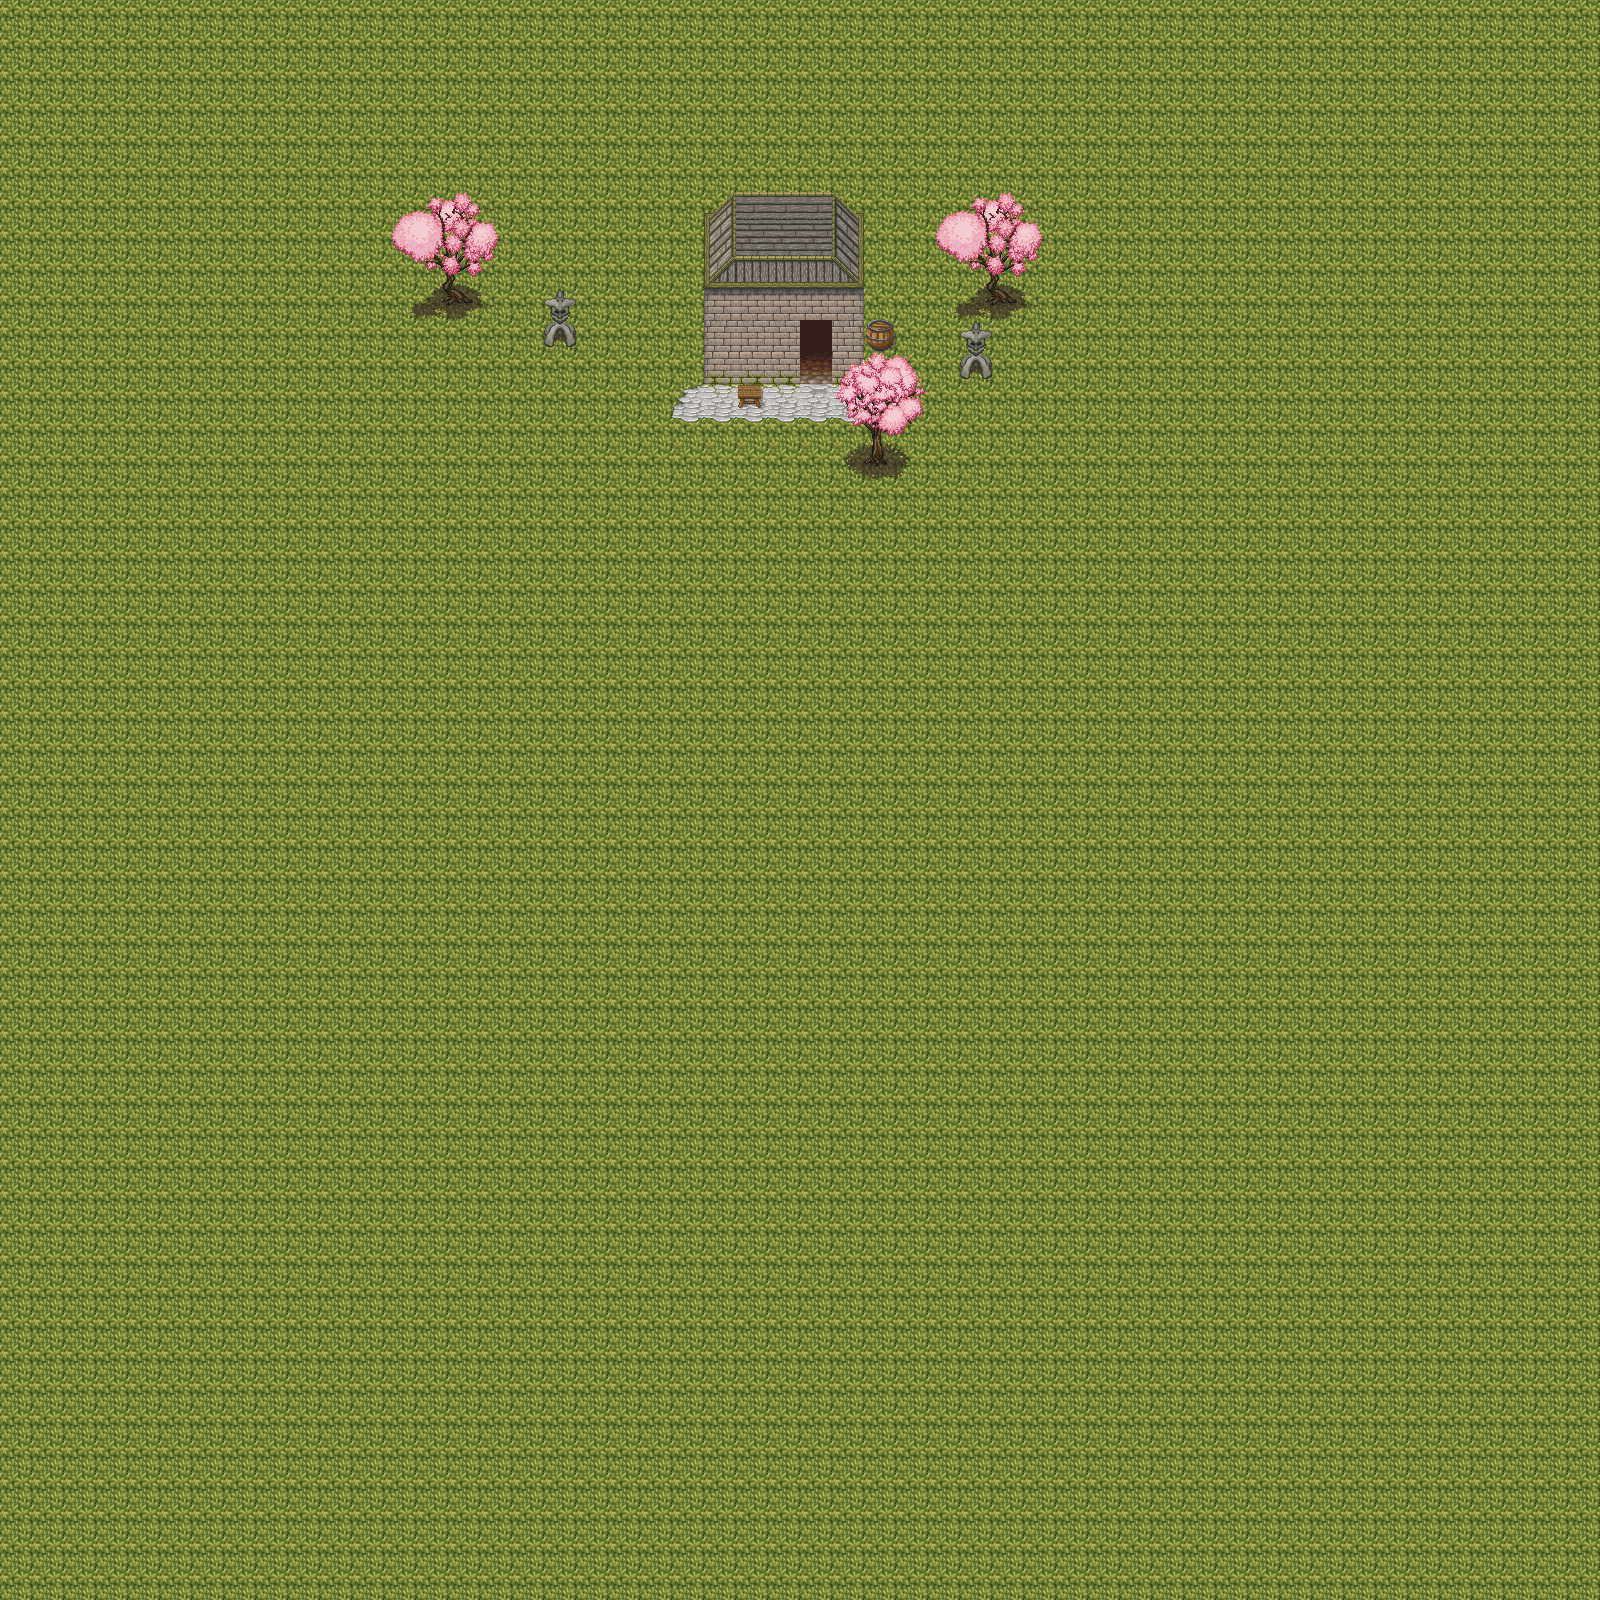

A 2D game scene composited from a Tiled map and its tileset images. What follows is a short description and the map's XML, with each tile layer's data collapsed to a summary:
An orthogonal 50x50 tile map with 32x32 px tiles, 7 tile layers (0, 1, 2, 3, ...), 2 tilesets and 12 objects (door).

<map version="1.0" orientation="orthogonal" width="50" height="50" tilewidth="32" tileheight="32">
 <properties>
  <property name="env" value="something" />
  <property name="name" value="The Mage City" />
 </properties>
 <tileset firstgid="1" name="asian" tilewidth="32" tileheight="32">
  <image source="../../images/tilesets/LPC/asian.png" width="288" height="768" />
 </tileset>
 <tileset firstgid="217" name="magecity" tilewidth="32" tileheight="32">
  <image source="../../images/tilesets/lorestrome/magecity.png" width="256" height="1450" />
 </tileset>
 <layer name="0" width="50" height="50">
  <properties>
   <property name="priority" value="0" />
   <property name="z" value="0" />
  </properties>
  <data>[2500 cells, 2500 non-empty, 8 distinct tile ids]</data>
 </layer>
 <layer name="1" width="50" height="50">
  <properties>
   <property name="z" value="1" />
  </properties>
  <data>[2500 cells, 19 non-empty, 13 distinct tile ids]</data>
 </layer>
 <layer name="2" width="50" height="50">
  <properties>
   <property name="z" value="2" />
  </properties>
  <data>[2500 cells, 17 non-empty, 11 distinct tile ids]</data>
 </layer>
 <layer name="3" width="50" height="50">
  <properties>
   <property name="z" value="3" />
  </properties>
  <data>[2500 cells, 16 non-empty, 10 distinct tile ids]</data>
 </layer>
 <layer name="4" width="50" height="50">
  <properties>
   <property name="z" value="4" />
  </properties>
  <data>[2500 cells, 26 non-empty, 16 distinct tile ids]</data>
 </layer>
 <layer name="5" width="50" height="50">
  <properties>
   <property name="z" value="5" />
  </properties>
  <data>[2500 cells, 0 non-empty, 0 distinct tile ids]</data>
 </layer>
 <layer name="6" width="50" height="50">
  <properties>
   <property name="z" value="6" />
  </properties>
  <data>[2500 cells, 0 non-empty, 0 distinct tile ids]</data>
 </layer>
 <objectgroup color="#ff0000" name="block" width="50" height="50">
  <object x="704" y="224" width="96" height="160" />
  <object x="800" y="224" width="32" height="96" />
  <object x="832" y="224" width="32" height="160" />
  <object x="736" y="384" width="32" height="32" />
  <object x="864" y="320" width="32" height="32" />
  <object x="960" y="352" width="32" height="32" />
  <object x="544" y="320" width="32" height="32" />
  <object x="864" y="448" width="32" height="16" />
  <object x="984" y="288" width="32" height="16" />
  <object x="440" y="288" width="32" height="16" />
 </objectgroup>
 <objectgroup color="#55ff00" name="spawns" width="50" height="50">
  <object name="door" x="800" y="352" width="32" height="32" />
 </objectgroup>
 <objectgroup color="#55aaff" name="portals" width="50" height="50">
  <object x="800" y="320" width="32" height="32">
   <properties>
    <property name="map" value="arkanos" />
    <property name="spawn" value="door1" />
    <property name="world" value="orthogonia" />
   </properties>
  </object>
 </objectgroup>
 <objectgroup name="entities" width="50" height="50" />
</map>
